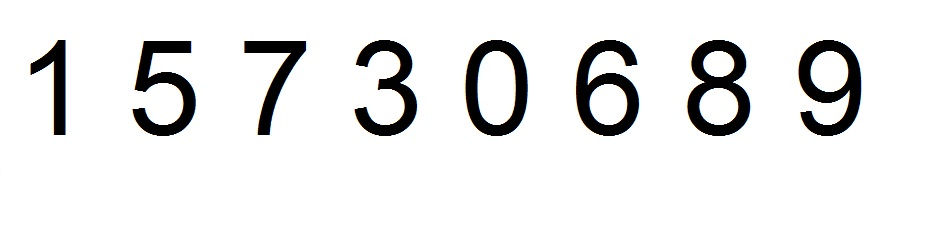
#> input picture image.jpg, 930 x 245 px
$ python -i photo.py   (imports and definitions only)   (Python 2 division)   (older library calls are emulated)
#> lines starting #> are read from the running program, lines starting #| are printed output that depends on the picture; after the words box and inside, x2 and y2 are one past the last pixel; in counts of white or black regions, pixels touching at a corner belong together
#> further down, picture is the input picture: shape (245, 930, 3); mean B, G, R 233.4, 233.5, 233.5
import cv2
import numpy as np
from PIL import Image, ImageDraw


class MeterWater():
    def __init__(self, img):
        self.img = img
        self.digits_img = None
        self.digit_base_h = 24
        self.digit_base_w = 16
        self.result = None
        self.digits = None

    # [28 lines left out: function loadImage, not called in this run]

    def extractDigitsFromImage(self):
        img = self.img
        gray = cv2.cvtColor(img, cv2.COLOR_BGR2GRAY)
        thres = cv2.adaptiveThreshold(gray, 255, cv2.ADAPTIVE_THRESH_GAUSSIAN_C, cv2.THRESH_BINARY, 31, 2)
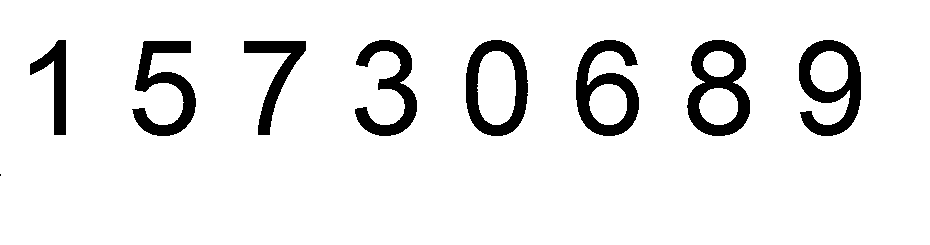
#> thres: shape (245, 930); 91.5% white; 9 black regions (1 under 20 px), largest, box (x1, y1, x2, y2) and area: (687, 40, 750, 136) 2916, (576, 40, 639, 136) 2847, (799, 40, 861, 136) 2823

        self.digits_img = img
        return True

    def splitDigits(self):

        # проверяем, если циферблат ещё не выделен, то делаем это
        if self.digits_img is None:
            if not self.extractDigitsFromImage():
                return False

        img = self.digits_img
        h, w, k = img.shape
#> h = 245; w = 930; k = 3

        # разбиваем циферблат на 5 равных частей и обрабатываем каждую часть
        for i in range(1, 5):
            digit = img[0:h, (i - 1) * w / 5:i * w / 5]
            dh, dw, dk = digit.shape
            # не переводим в ч/б
            #digit_gray = cv2.cvtColor(digit, cv2.COLOR_BGR2GRAY)
            #digit_bin = cv2.adaptiveThreshold(digit_gray, 255, cv2.ADAPTIVE_THRESH_GAUSSIAN_C, cv2.THRESH_BINARY, 9, 0)


            # удаляем шум
            kernel = np.ones((2, 2), np.uint8)
            digit_bin = cv2.morphologyEx(digit_bin, cv2.MORPH_OPEN, kernel)

            # ищем контуры
            other, contours, hierarhy = cv2.findContours(digit_bin.copy(), cv2.RETR_TREE, cv2.CHAIN_APPROX_SIMPLE)

            # анализируем контуры
            biggest_contour = None
            biggest_contour_area = 0
            for cnt in contours:
                M = cv2.moments(cnt)

                # пропускаем контуры со слишком маленькой площадью
                if cv2.contourArea(cnt) < 30:
                    continue
                # пропускаем контуры со слишком маленьким периметром
                if cv2.arcLength(cnt, True) < 30:
                    continue

                # находим центр масс контура
                cx = M['m10'] / M['m00']
                cy = M['m01'] / M['m00']

                # пропускаем контур, если центр масс находится где-то с краю
                if cx / dw < 0.3 or cx / dw > 0.7:
                    continue

                # находим наибольший контур
                if cv2.contourArea(cnt) > biggest_contour_area:
                    biggest_contour = cnt
                    biggest_contour_area = cv2.contourArea(cnt)
                    biggest_contour_cx = cx
                    biggest_contour_cy = cy

                # если не найдено ни одного подходящего контура, то помечаем цифру не распознанной
                if biggest_contour == None:
                    digit = self.dbDigit(i, digit_bin)
                    digit.markDigitForManualRecognize(use_for_training=False)
                    # mylogger.warn("Digit %d: no biggest contour found" % i)
                    continue

                # убираем всё, что лежит за пределами самого большого контура
                mask = np.zeros(digit_bin.shape, np.uint8)
                cv2.drawContours(mask, [biggest_contour], 0, 255, -1)
                digit_bin = cv2.bitwise_and(digit_bin, digit_bin, mask=mask)

                # задаем параметры описывающего прямоугольника
                rw = dw / 2.0
                rh = dh / 1.4

                # проверяем, чтобы прямоугольник не выходил за пределы изображения
                if biggest_contour_cy - rh / 2 < 0:
                    biggest_contour_cy = rh / 2
                if biggest_contour_cx - rw / 2 < 0:
                    biggest_contour_cx = rw / 2

                # вырезаем прямоугольник
                digit_bin = digit_bin[int(biggest_contour_cy - rh / 2):int(biggest_contour_cy + rh / 2),
                            int(biggest_contour_cx - rw / 2):int(biggest_contour_cx + rw / 2)]

                # изменяем размер на стандартный
                digit_bin = cv2.resize(digit_bin, (self.digit_base_w, self.digit_base_h))
                digit_bin = cv2.threshold(digit_bin, 128, 255, cv2.THRESH_BINARY)[1]

                # сохраняем в базу
                digit = self.dbDigit(i, digit_bin)
#> this loop made 1 pass
#> pass 1, in splitDigits, `digit = img[0:h, (i - 1) * w / 5:i * w / 5]`:
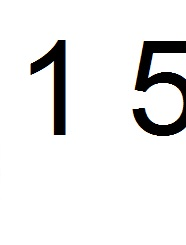
#> digit: shape (245, 186, 3); mean B, G, R 234.8, 234.9, 235

        return True

    # [50 lines left out: functions identifyDigits, identifyDigit, not called in this run]

>>> import cv2
>>> picture = cv2.imread('image.jpg')
#> (the run stopped early here; a loop or call above may not have finished)

$ run again, on hello_world.PNG
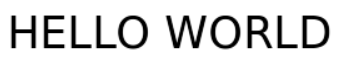
#> input picture hello_world.PNG, 344 x 70 px
#> picture is the input picture: shape (70, 344, 3); min 0, max 255, mean 220.5
#> in extractDigitsFromImage, `thres = cv2.adaptiveThreshold(gray, 255, cv2.ADAPTIVE_THRESH_GAUSSIAN_..`:
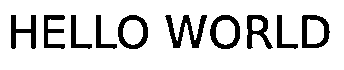
#> thres: shape (70, 344); 84.6% white; 10 black regions, largest, box (x1, y1, x2, y2) and area: (165, 15, 207, 48) 570, (302, 15, 330, 48) 441, (210, 15, 240, 49) 434
#> the loop in splitDigits, `for i in range(1, 5):` made 1 pass
#> pass 1, in splitDigits, `digit = img[0:h, (i - 1) * w / 5:i * w / 5]`:
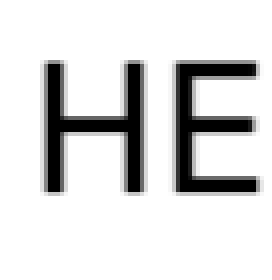
#> digit: shape (70, 68, 3) (shown 4 times larger); min 0, max 255, mean 219.5
